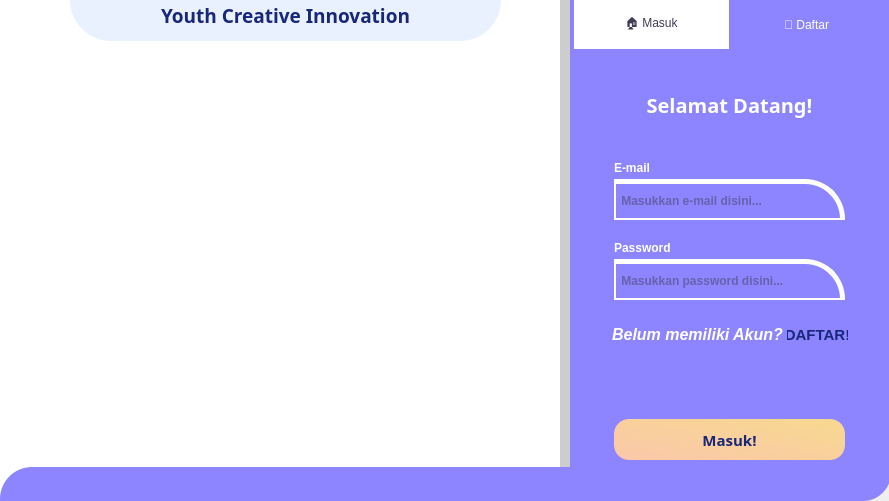
<?xml version="1.0" encoding="UTF-8"?>
<ui version="4.0">
 <class>MainWindow</class>
 <widget class="QMainWindow" name="MainWindow">
  <property name="geometry">
   <rect>
    <x>0</x>
    <y>0</y>
    <width>889</width>
    <height>501</height>
   </rect>
  </property>
  <property name="windowTitle">
   <string>MainWindow</string>
  </property>
  <widget class="QWidget" name="centralwidget">
   <widget class="QLabel" name="label_2">
    <property name="geometry">
     <rect>
      <x>570</x>
      <y>0</y>
      <width>321</width>
      <height>501</height>
     </rect>
    </property>
    <property name="styleSheet">
     <string notr="true">background-color: rgb(140, 133, 255);
border-bottom-right-radius: 28px;
/*border-top-right-radius: 28px;*/</string>
    </property>
    <property name="text">
     <string/>
    </property>
   </widget>
   <widget class="QLabel" name="label_11">
    <property name="geometry">
     <rect>
      <x>0</x>
      <y>467</y>
      <width>801</width>
      <height>34</height>
     </rect>
    </property>
    <property name="styleSheet">
     <string notr="true">background-color: rgb(140, 133, 255);
border-top-left-radius: 32px;</string>
    </property>
    <property name="text">
     <string/>
    </property>
   </widget>
   <widget class="QTabWidget" name="tabWMain">
    <property name="geometry">
     <rect>
      <x>574</x>
      <y>-1</y>
      <width>311</width>
      <height>470</height>
     </rect>
    </property>
    <property name="cursor">
     <cursorShape>ArrowCursor</cursorShape>
    </property>
    <property name="styleSheet">
     <string notr="true">QTabWidget::pane {
	/*background-color: rgb(137, 204, 247);
	background-color: rgb(238, 238, 238);*/
	
	background-color: rgb(140, 133, 255);
	border: none;
}
QTabWidget::tab-bar {
	left: 0px;
}
QTabBar::tab {
	height: 50px;
	width: 155px;
}
QTabBar::tab:selected {
	font: 13pt &quot;icomoon&quot;;
	color: rgb(63, 61, 86);
	background-color: rgb(255, 255, 255);
}
QTabBar::tab:!selected {
	font: 10pt &quot;icomoon&quot;;
	color: rgb(255, 255, 255);
	background-color: rgb(140, 133, 255);
}</string>
    </property>
    <property name="currentIndex">
     <number>0</number>
    </property>
    <widget class="QWidget" name="tabMasuk">
     <property name="cursor">
      <cursorShape>ArrowCursor</cursorShape>
     </property>
     <attribute name="title">
      <string>🏠 Masuk</string>
     </attribute>
     <widget class="QLabel" name="label_58">
      <property name="geometry">
       <rect>
        <x>430</x>
        <y>40</y>
        <width>321</width>
        <height>161</height>
       </rect>
      </property>
      <property name="styleSheet">
       <string notr="true">background-color: rgb(189, 185, 172);
border-top-left-radius: 15px;
border-top-right-radius: 15px;
border-bottom-left-radius: 15px;
border-bottom-right-radius: 15px;</string>
      </property>
      <property name="text">
       <string/>
      </property>
     </widget>
     <widget class="QLabel" name="label_60">
      <property name="geometry">
       <rect>
        <x>437</x>
        <y>50</y>
        <width>321</width>
        <height>161</height>
       </rect>
      </property>
      <property name="styleSheet">
       <string notr="true">background-color: rgba(0, 0, 0, 80);
border-top-left-radius: 15px;
border-top-right-radius: 15px;
border-bottom-left-radius: 15px;
border-bottom-right-radius: 15px;</string>
      </property>
      <property name="text">
       <string/>
      </property>
     </widget>
     <widget class="QLabel" name="label_63">
      <property name="geometry">
       <rect>
        <x>430</x>
        <y>240</y>
        <width>321</width>
        <height>161</height>
       </rect>
      </property>
      <property name="styleSheet">
       <string notr="true">background-color: rgb(189, 185, 172);
border-top-left-radius: 15px;
border-top-right-radius: 15px;
border-bottom-left-radius: 15px;
border-bottom-right-radius: 15px;</string>
      </property>
      <property name="text">
       <string/>
      </property>
     </widget>
     <widget class="QLabel" name="label_64">
      <property name="geometry">
       <rect>
        <x>437</x>
        <y>250</y>
        <width>321</width>
        <height>161</height>
       </rect>
      </property>
      <property name="styleSheet">
       <string notr="true">background-color: rgba(0, 0, 0, 80);
border-top-left-radius: 15px;
border-top-right-radius: 15px;
border-bottom-left-radius: 15px;
border-bottom-right-radius: 15px;</string>
      </property>
      <property name="text">
       <string/>
      </property>
     </widget>
     <widget class="QLabel" name="label_57">
      <property name="geometry">
       <rect>
        <x>0</x>
        <y>30</y>
        <width>311</width>
        <height>51</height>
       </rect>
      </property>
      <property name="font">
       <font>
        <family>Iosevka</family>
        <pointsize>15</pointsize>
        <weight>75</weight>
        <italic>false</italic>
        <bold>true</bold>
       </font>
      </property>
      <property name="styleSheet">
       <string notr="true">color: rgb(255, 255, 255);</string>
      </property>
      <property name="text">
       <string>Selamat Datang!</string>
      </property>
      <property name="alignment">
       <set>Qt::AlignCenter</set>
      </property>
     </widget>
     <widget class="QLabel" name="label_59">
      <property name="geometry">
       <rect>
        <x>40</x>
        <y>110</y>
        <width>151</width>
        <height>17</height>
       </rect>
      </property>
      <property name="font">
       <font>
        <weight>75</weight>
        <bold>true</bold>
       </font>
      </property>
      <property name="styleSheet">
       <string notr="true">color: rgb(255, 255, 255);</string>
      </property>
      <property name="text">
       <string>E-mail</string>
      </property>
     </widget>
     <widget class="QLineEdit" name="leLoginEmail">
      <property name="geometry">
       <rect>
        <x>40</x>
        <y>130</y>
        <width>231</width>
        <height>41</height>
       </rect>
      </property>
      <property name="font">
       <font>
        <pointsize>9</pointsize>
        <weight>75</weight>
        <bold>true</bold>
       </font>
      </property>
      <property name="styleSheet">
       <string notr="true">background-color: rgba(0, 0, 0, 0);
border: none;
border-bottom:2px solid rgb(255, 255, 255);
border-top:5px solid rgb(255, 255, 255);
border-right:5px solid rgb(255, 255, 255);
border-left:2px solid rgb(255, 255, 255);
border-top-right-radius: 40px;

/*color: rgb(204, 204, 204);*/
color: rgb(63, 61, 86);</string>
      </property>
      <property name="placeholderText">
       <string> Masukkan e-mail disini...</string>
      </property>
     </widget>
     <widget class="QLineEdit" name="leLoginPassword">
      <property name="geometry">
       <rect>
        <x>40</x>
        <y>210</y>
        <width>231</width>
        <height>41</height>
       </rect>
      </property>
      <property name="font">
       <font>
        <pointsize>9</pointsize>
        <weight>75</weight>
        <bold>true</bold>
       </font>
      </property>
      <property name="styleSheet">
       <string notr="true">background-color: rgba(0, 0, 0, 0);
border: none;
border-bottom:2px solid rgb(255, 255, 255);
border-top:5px solid rgb(255, 255, 255);
border-right:5px solid rgb(255, 255, 255);
border-left:2px solid rgb(255, 255, 255);
border-top-right-radius: 40px;

/*color: rgb(204, 204, 204);*/
color: rgb(63, 61, 86);</string>
      </property>
      <property name="echoMode">
       <enum>QLineEdit::Password</enum>
      </property>
      <property name="placeholderText">
       <string> Masukkan password disini...</string>
      </property>
     </widget>
     <widget class="QLabel" name="label_61">
      <property name="geometry">
       <rect>
        <x>40</x>
        <y>190</y>
        <width>151</width>
        <height>17</height>
       </rect>
      </property>
      <property name="font">
       <font>
        <weight>75</weight>
        <bold>true</bold>
       </font>
      </property>
      <property name="styleSheet">
       <string notr="true">color: rgb(255, 255, 255);</string>
      </property>
      <property name="text">
       <string>Password</string>
      </property>
     </widget>
     <widget class="QPushButton" name="btnLogin0">
      <property name="geometry">
       <rect>
        <x>40</x>
        <y>370</y>
        <width>231</width>
        <height>41</height>
       </rect>
      </property>
      <property name="font">
       <font>
        <family>Iosevka Custom</family>
        <pointsize>11</pointsize>
        <weight>75</weight>
        <bold>true</bold>
       </font>
      </property>
      <property name="cursor">
       <cursorShape>PointingHandCursor</cursorShape>
      </property>
      <property name="styleSheet">
       <string notr="true">QPushButton {
background: qlineargradient(spread:reflect, x1:0, y1:1, x2:1, y2:0, stop:0 rgba(251, 199, 170, 255), stop:1 rgba(247, 217, 143, 255));
border: none;
border-radius: 15px;
color: rgb(23, 39, 122);
padding: 10px;
}
QPushButton:hover {
background: qlineargradient(spread:reflect, x1:0, y1:1, x2:1, y2:0, stop:0 rgba(251, 199, 170, 255), stop:1 rgba(247, 217, 143, 255));
}
QPushButton:pressed {
/*background: qlineargradient(x1:0, y0:0, x2:1, y2:1, stop:0 #b3c1ff, stop:1 #b5e4ff);*/
	background-color: rgb(239, 198, 122);
}</string>
      </property>
      <property name="text">
       <string>Masuk!</string>
      </property>
     </widget>
     <widget class="QLabel" name="label_62">
      <property name="geometry">
       <rect>
        <x>38</x>
        <y>260</y>
        <width>171</width>
        <height>51</height>
       </rect>
      </property>
      <property name="font">
       <font>
        <family>Segoe UI</family>
        <pointsize>12</pointsize>
        <weight>75</weight>
        <italic>true</italic>
        <bold>true</bold>
       </font>
      </property>
      <property name="styleSheet">
       <string notr="true">color: rgb(255, 255, 255);</string>
      </property>
      <property name="text">
       <string>Belum memiliki Akun?</string>
      </property>
      <property name="alignment">
       <set>Qt::AlignCenter</set>
      </property>
     </widget>
     <widget class="QPushButton" name="btnGoDaftar">
      <property name="geometry">
       <rect>
        <x>213</x>
        <y>273</y>
        <width>61</width>
        <height>25</height>
       </rect>
      </property>
      <property name="font">
       <font>
        <family>Segoe UI</family>
        <pointsize>11</pointsize>
        <weight>75</weight>
        <italic>false</italic>
        <bold>true</bold>
       </font>
      </property>
      <property name="cursor">
       <cursorShape>PointingHandCursor</cursorShape>
      </property>
      <property name="styleSheet">
       <string notr="true">QPushButton {
border: none;
border-radius: 15px;
	color: rgb(24, 39, 122);
}
QPushButton:hover {
color: rgb(46, 126, 251);
}
QPushButton:pressed {
background: qlineargradient(x1:0, y0:0, x2:1, y2:1, stop:0 #b3c1ff, stop:1 #b5e4ff);
}</string>
      </property>
      <property name="text">
       <string>DAFTAR!</string>
      </property>
      <property name="flat">
       <bool>true</bool>
      </property>
     </widget>
    </widget>
    <widget class="QWidget" name="tabDaftar">
     <property name="cursor">
      <cursorShape>ArrowCursor</cursorShape>
     </property>
     <attribute name="title">
      <string>👨‍ Daftar</string>
     </attribute>
     <widget class="QLabel" name="label_65">
      <property name="geometry">
       <rect>
        <x>0</x>
        <y>20</y>
        <width>311</width>
        <height>51</height>
       </rect>
      </property>
      <property name="font">
       <font>
        <family>Iosevka</family>
        <pointsize>15</pointsize>
        <weight>75</weight>
        <italic>false</italic>
        <bold>true</bold>
       </font>
      </property>
      <property name="styleSheet">
       <string notr="true">color: rgb(255, 255, 255);</string>
      </property>
      <property name="text">
       <string>Silahkan Isi Data Anda</string>
      </property>
      <property name="alignment">
       <set>Qt::AlignCenter</set>
      </property>
     </widget>
     <widget class="QLineEdit" name="leDaftarNama">
      <property name="geometry">
       <rect>
        <x>40</x>
        <y>100</y>
        <width>231</width>
        <height>41</height>
       </rect>
      </property>
      <property name="font">
       <font>
        <pointsize>9</pointsize>
        <weight>75</weight>
        <bold>true</bold>
       </font>
      </property>
      <property name="styleSheet">
       <string notr="true">background-color: rgba(0, 0, 0, 0);
border: none;
border-bottom:2px solid rgb(255, 255, 255);
border-top:5px solid rgb(255, 255, 255);
border-right:5px solid rgb(255, 255, 255);
border-left:2px solid rgb(255, 255, 255);
border-top-right-radius: 40px;

/*color: rgb(204, 204, 204);*/
color: rgb(63, 61, 86);</string>
      </property>
      <property name="text">
       <string/>
      </property>
      <property name="placeholderText">
       <string> Masukkan nama kamu...</string>
      </property>
     </widget>
     <widget class="QLabel" name="label_66">
      <property name="geometry">
       <rect>
        <x>40</x>
        <y>80</y>
        <width>151</width>
        <height>17</height>
       </rect>
      </property>
      <property name="font">
       <font>
        <weight>75</weight>
        <bold>true</bold>
       </font>
      </property>
      <property name="styleSheet">
       <string notr="true">color: rgb(255, 255, 255);</string>
      </property>
      <property name="text">
       <string>Nama</string>
      </property>
     </widget>
     <widget class="QLabel" name="label_67">
      <property name="geometry">
       <rect>
        <x>40</x>
        <y>160</y>
        <width>151</width>
        <height>17</height>
       </rect>
      </property>
      <property name="font">
       <font>
        <weight>75</weight>
        <bold>true</bold>
       </font>
      </property>
      <property name="styleSheet">
       <string notr="true">color: rgb(255, 255, 255);</string>
      </property>
      <property name="text">
       <string>Email</string>
      </property>
     </widget>
     <widget class="QLineEdit" name="leDaftarEmail">
      <property name="geometry">
       <rect>
        <x>40</x>
        <y>180</y>
        <width>231</width>
        <height>41</height>
       </rect>
      </property>
      <property name="font">
       <font>
        <pointsize>9</pointsize>
        <weight>75</weight>
        <bold>true</bold>
       </font>
      </property>
      <property name="styleSheet">
       <string notr="true">background-color: rgba(0, 0, 0, 0);
border: none;
border-bottom:2px solid rgb(255, 255, 255);
border-top:5px solid rgb(255, 255, 255);
border-right:5px solid rgb(255, 255, 255);
border-left:2px solid rgb(255, 255, 255);
border-top-right-radius: 40px;

/*color: rgb(204, 204, 204);*/
color: rgb(63, 61, 86);</string>
      </property>
      <property name="text">
       <string/>
      </property>
      <property name="placeholderText">
       <string> Masukkan e-mail kamu...</string>
      </property>
     </widget>
     <widget class="QLabel" name="label_68">
      <property name="geometry">
       <rect>
        <x>40</x>
        <y>240</y>
        <width>151</width>
        <height>17</height>
       </rect>
      </property>
      <property name="font">
       <font>
        <weight>75</weight>
        <bold>true</bold>
       </font>
      </property>
      <property name="styleSheet">
       <string notr="true">color: rgb(255, 255, 255);</string>
      </property>
      <property name="text">
       <string>Password</string>
      </property>
     </widget>
     <widget class="QLineEdit" name="leDaftarPassword">
      <property name="geometry">
       <rect>
        <x>40</x>
        <y>260</y>
        <width>231</width>
        <height>41</height>
       </rect>
      </property>
      <property name="font">
       <font>
        <pointsize>9</pointsize>
        <weight>75</weight>
        <bold>true</bold>
       </font>
      </property>
      <property name="styleSheet">
       <string notr="true">background-color: rgba(0, 0, 0, 0);
border: none;
border-bottom:2px solid rgb(255, 255, 255);
border-top:5px solid rgb(255, 255, 255);
border-right:5px solid rgb(255, 255, 255);
border-left:2px solid rgb(255, 255, 255);
border-top-right-radius: 40px;

/*color: rgb(204, 204, 204);*/
color: rgb(63, 61, 86);</string>
      </property>
      <property name="echoMode">
       <enum>QLineEdit::Password</enum>
      </property>
      <property name="placeholderText">
       <string> Masukkan password kamu...</string>
      </property>
     </widget>
     <widget class="QLabel" name="label_69">
      <property name="geometry">
       <rect>
        <x>40</x>
        <y>320</y>
        <width>151</width>
        <height>17</height>
       </rect>
      </property>
      <property name="font">
       <font>
        <weight>75</weight>
        <bold>true</bold>
       </font>
      </property>
      <property name="styleSheet">
       <string notr="true">color: rgb(255, 255, 255);</string>
      </property>
      <property name="text">
       <string>Gender</string>
      </property>
     </widget>
     <widget class="QWidget" name="horizontalLayoutWidget">
      <property name="geometry">
       <rect>
        <x>40</x>
        <y>330</y>
        <width>234</width>
        <height>41</height>
       </rect>
      </property>
      <layout class="QHBoxLayout" name="horizontalLayout_3">
       <property name="spacing">
        <number>20</number>
       </property>
       <property name="topMargin">
        <number>0</number>
       </property>
       <property name="bottomMargin">
        <number>0</number>
       </property>
       <item>
        <widget class="QRadioButton" name="rbL">
         <property name="font">
          <font>
           <family>Segoe UI</family>
           <pointsize>10</pointsize>
           <weight>75</weight>
           <bold>true</bold>
          </font>
         </property>
         <property name="cursor">
          <cursorShape>PointingHandCursor</cursorShape>
         </property>
         <property name="styleSheet">
          <string notr="true">QRadioButton {
    color:                  white;
}

QRadioButton::indicator {
    width:                  10px;
    height:                 10px;
    border-radius:          7px;
}

QRadioButton::indicator:checked {
    background-color:       rgb(68, 107, 176);
    border:                 3px solid white;
}

QRadioButton::indicator:unchecked {
    background-color:       rgb(206, 206, 206);
    border:                 2px solid white;
}</string>
         </property>
         <property name="text">
          <string>Laki-Laki</string>
         </property>
        </widget>
       </item>
       <item>
        <widget class="QRadioButton" name="rbP">
         <property name="font">
          <font>
           <family>Segoe UI</family>
           <weight>75</weight>
           <bold>true</bold>
          </font>
         </property>
         <property name="cursor">
          <cursorShape>PointingHandCursor</cursorShape>
         </property>
         <property name="styleSheet">
          <string notr="true">QRadioButton {
    color:                  white;
}

QRadioButton::indicator {
    width:                  10px;
    height:                 10px;
    border-radius:          7px;
}

QRadioButton::indicator:checked {
    background-color:       rgb(68, 107, 176);
    border:                 3px solid white;
}

QRadioButton::indicator:unchecked {
    background-color:       rgb(206, 206, 206);
    border:                 2px solid white;
}</string>
         </property>
         <property name="text">
          <string>Perempuan</string>
         </property>
        </widget>
       </item>
      </layout>
     </widget>
     <widget class="QPushButton" name="btnDaftar0">
      <property name="geometry">
       <rect>
        <x>40</x>
        <y>375</y>
        <width>231</width>
        <height>41</height>
       </rect>
      </property>
      <property name="font">
       <font>
        <family>Iosevka Custom</family>
        <pointsize>11</pointsize>
        <weight>75</weight>
        <bold>true</bold>
       </font>
      </property>
      <property name="cursor">
       <cursorShape>PointingHandCursor</cursorShape>
      </property>
      <property name="styleSheet">
       <string notr="true">QPushButton {
background: qlineargradient(spread:reflect, x1:0, y1:1, x2:1, y2:0, stop:0 rgba(251, 199, 170, 255), stop:1 rgba(247, 217, 143, 255));
border: none;
border-radius: 15px;
color: rgb(23, 38, 121);
padding: 10px;
}
QPushButton:hover {
background: qlineargradient(spread:reflect, x1:0, y1:1, x2:1, y2:0, stop:0 rgba(251, 199, 170, 255), stop:1 rgba(247, 217, 143, 255));
}
QPushButton:pressed {
/*background: qlineargradient(x1:0, y0:0, x2:1, y2:1, stop:0 #b3c1ff, stop:1 #b5e4ff);*/
	background-color: rgb(239, 198, 122);
}</string>
      </property>
      <property name="text">
       <string>Daftar!</string>
      </property>
     </widget>
    </widget>
   </widget>
   <widget class="QLabel" name="label_70">
    <property name="geometry">
     <rect>
      <x>0</x>
      <y>40</y>
      <width>571</width>
      <height>411</height>
     </rect>
    </property>
    <property name="font">
     <font>
      <family>Leelawadee UI</family>
      <weight>75</weight>
      <bold>true</bold>
     </font>
    </property>
    <property name="styleSheet">
     <string notr="true"/>
    </property>
    <property name="text">
     <string/>
    </property>
    <property name="pixmap">
     <pixmap resource="../Images/Source.qrc">:/images/3081629.jpg</pixmap>
    </property>
    <property name="scaledContents">
     <bool>true</bool>
    </property>
   </widget>
   <widget class="QLabel" name="label_7">
    <property name="geometry">
     <rect>
      <x>150</x>
      <y>0</y>
      <width>271</width>
      <height>31</height>
     </rect>
    </property>
    <property name="font">
     <font>
      <family>Iosevka Custom</family>
      <pointsize>14</pointsize>
      <weight>75</weight>
      <italic>false</italic>
      <bold>true</bold>
      <underline>false</underline>
     </font>
    </property>
    <property name="styleSheet">
     <string notr="true">color: rgb(24, 39, 122);</string>
    </property>
    <property name="text">
     <string>Youth Creative Innovation</string>
    </property>
    <property name="alignment">
     <set>Qt::AlignCenter</set>
    </property>
   </widget>
   <widget class="QLabel" name="label_71">
    <property name="geometry">
     <rect>
      <x>70</x>
      <y>0</y>
      <width>431</width>
      <height>41</height>
     </rect>
    </property>
    <property name="font">
     <font>
      <family>Leelawadee UI</family>
      <weight>75</weight>
      <bold>true</bold>
     </font>
    </property>
    <property name="styleSheet">
     <string notr="true">background-color: rgb(233, 241, 254);
border-bottom-left-radius: 41px;
border-bottom-right-radius: 41px;</string>
    </property>
    <property name="text">
     <string/>
    </property>
   </widget>
   <widget class="QLabel" name="label_73">
    <property name="geometry">
     <rect>
      <x>560</x>
      <y>0</y>
      <width>16</width>
      <height>501</height>
     </rect>
    </property>
    <property name="styleSheet">
     <string notr="true">background-color: rgba(0, 0, 0, 50);
border-bottom-right-radius: 28px;
/*border-top-right-radius: 28px;*/</string>
    </property>
    <property name="text">
     <string/>
    </property>
   </widget>
   <widget class="QLabel" name="label_72">
    <property name="geometry">
     <rect>
      <x>0</x>
      <y>0</y>
      <width>581</width>
      <height>501</height>
     </rect>
    </property>
    <property name="styleSheet">
     <string notr="true">background-color: rgb(255, 255, 255);
border-bottom-right-radius: 28px;
/*border-top-right-radius: 28px;*/</string>
    </property>
    <property name="text">
     <string/>
    </property>
   </widget>
   <zorder>label_72</zorder>
   <zorder>label_70</zorder>
   <zorder>label_73</zorder>
   <zorder>label_11</zorder>
   <zorder>label_2</zorder>
   <zorder>tabWMain</zorder>
   <zorder>label_71</zorder>
   <zorder>label_7</zorder>
  </widget>
 </widget>
 <resources>
  <include location="../Images/Source.qrc"/>
  <include location="../Source.qrc"/>
 </resources>
 <connections/>
</ui>
